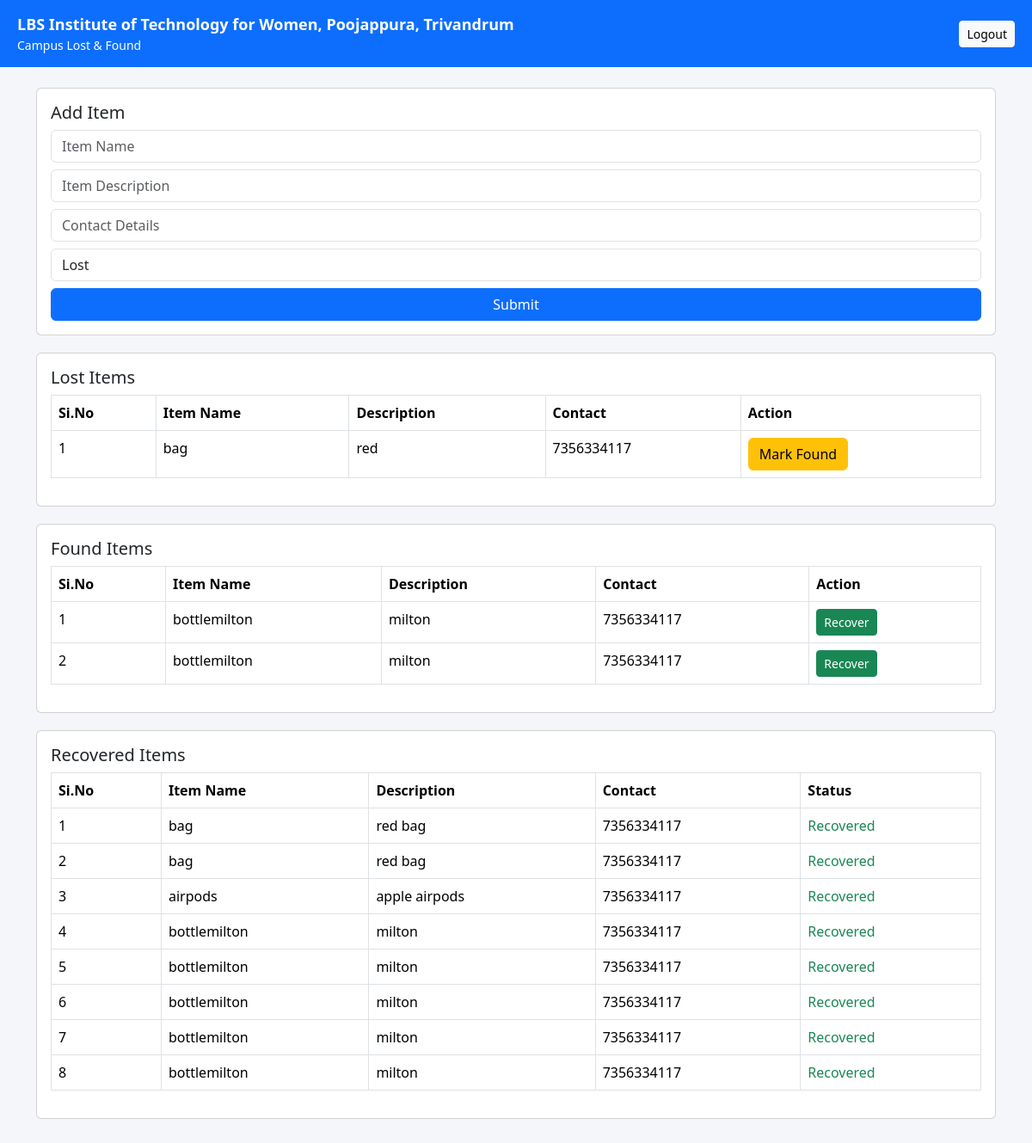
The app's page /dashboard, older data.
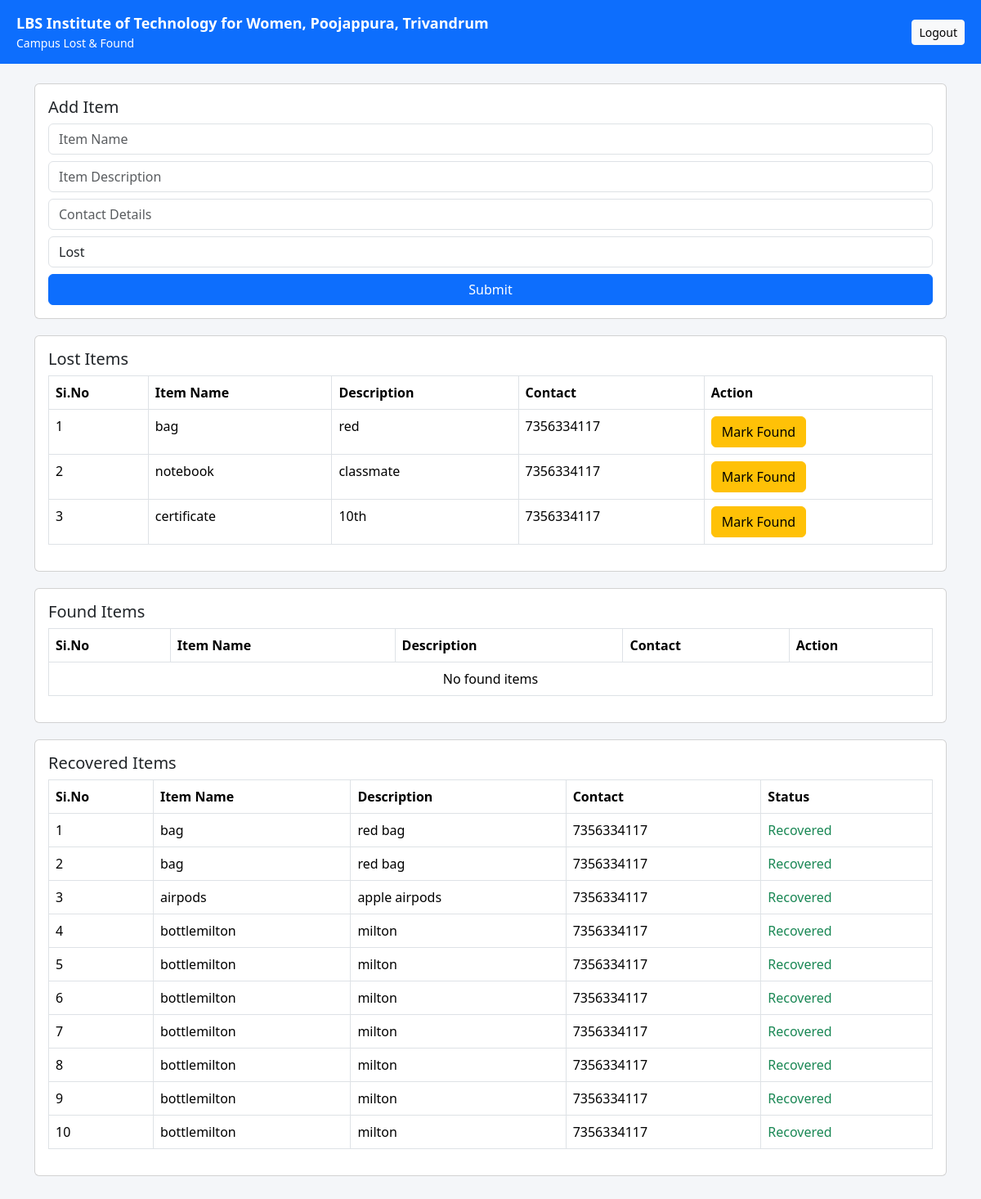
The same page, newer data.
### tables this page shows
CREATE TABLE items (
            id INTEGER PRIMARY KEY AUTOINCREMENT,
            name TEXT,
            description TEXT,
            status TEXT,
            contact TEXT,
            posted_by TEXT,
            date TEXT,
            time TEXT
        );

### app.py (the view)
@app.route("/dashboard")
def dashboard():
    with get_db() as db:
        lost_items = db.execute(
            "SELECT id, name, description, contact, status FROM items WHERE status='Lost'"
        ).fetchall()
        found_items = db.execute(
            "SELECT id, name, description, contact, status FROM items WHERE status='Found'"
        ).fetchall()
        recovered_items = db.execute(
            "SELECT id, name, description, contact, status FROM items WHERE status='Recovered'"
        ).fetchall()
    return render_template(
        "index.html",
        lost_items=lost_items,
        found_items=found_items,
        recovered_items=recovered_items
    )

### app.py (called while the page is built)
def get_db():
    return sqlite3.connect("lostfound.db")

### templates/index.html (shortened to what the changed rows need)
<!DOCTYPE html>
<html lang="en">
<head>
    <link href="https://cdn.jsdelivr.net/npm/bootstrap@5.3.2/dist/css/bootstrap.min.css" rel="stylesheet">
</head>
<body>
<div class="container mt-4">
    <div class="card p-3">
        <table class="table table-bordered">
            <thead>
                <tr>
                    <th>Si.No</th>
                    <th>Item Name</th>
                    <th>Description</th>
                    <th>Contact</th>
                    <th>Action</th>
                </tr>
            </thead>
            <tbody>
            {% for item in lost_items %}
                <tr>
                    <td>{{ loop.index }}</td>
                    <td>{{ item[1] }}</td>
                    <td>{{ item[2] }}</td>
                    <td>{{ item[3] }}</td>
                    <td>
                       <form action="/mark_found/{{ item[0] }}" method="POST" style="display:inline;">
    <button type="submit" class="btn btn-warning">Mark Found</button>
</form>
                    </td>
                </tr>
            {% else %}
                <tr>
                    <td colspan="5" class="text-center">No lost items</td>
                </tr>
            {% endfor %}
            </tbody>
        </table>
    </div>
    <div class="card p-3">
        <table class="table table-bordered">
            <thead>
                <tr>
                    <th>Si.No</th>
                    <th>Item Name</th>
                    <th>Description</th>
                    <th>Contact</th>
                    <th>Action</th>
                </tr>
            </thead>
            <tbody>
            {% for item in found_items %}
                <tr>
                    <td>{{ loop.index }}</td>
                    <td>{{ item[1] }}</td>
                    <td>{{ item[2] }}</td>
                    <td>{{ item[3] }}</td>
                    <td>
                        <a href="/recover/{{ item[0] }}" class="btn btn-success btn-sm">
                            Recover
                        </a>
                    </td>
                </tr>
            {% else %}
                <tr>
                    <td colspan="5" class="text-center">No found items</td>
                </tr>
            {% endfor %}
            </tbody>
        </table>
    </div>
    <div class="card p-3 mb-5">
        <table class="table table-bordered">
            <thead>
                <tr>
                    <th>Si.No</th>
                    <th>Item Name</th>
                    <th>Description</th>
                    <th>Contact</th>
                    <th>Status</th>
                </tr>
            </thead>
            <tbody>
            {% for item in recovered_items %}
                <tr>
                    <td>{{ loop.index }}</td>
                    <td>{{ item[1] }}</td>
                    <td>{{ item[2] }}</td>
                    <td>{{ item[3] }}</td>
                    <td class="text-success">{{ item[4] }}</td>
                </tr>
            {% else %}
                <tr>
                    <td colspan="5" class="text-center">No recovered items</td>
                </tr>
            {% endfor %}
            </tbody>
        </table>
    </div>
</div>
</body>
</html>

Row changes from the older to the newer data that the page shows:
added items: name "notebook", description "classmate", contact "7356334117", shown under "Lost Items"
added items: name "certificate", description "10th", contact "7356334117", shown under "Lost Items"
changed items (number 12 of 13 on the later page): moves from the list under "Found Items" to the list under "Recovered Items"
changed items (number 13 of 13 on the later page): moves from the list under "Found Items" to the list under "Recovered Items"
Text that changed along with them:
text now shown: "No found items"
